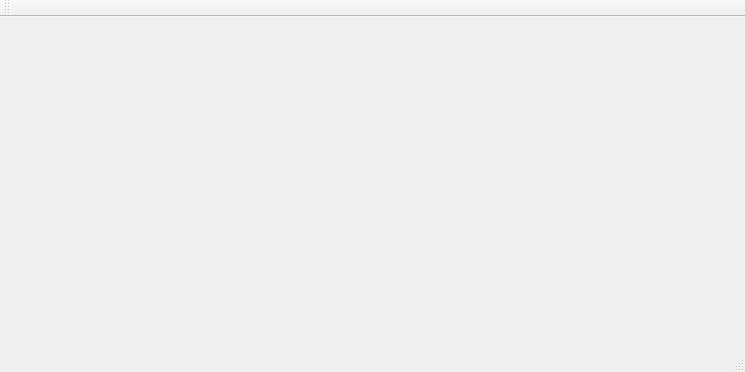
<?xml version="1.0" encoding="UTF-8"?>
<ui version="4.0">
 <class>MainWindow</class>
 <widget class="QMainWindow" name="MainWindow">
  <property name="geometry">
   <rect>
    <x>0</x>
    <y>0</y>
    <width>745</width>
    <height>372</height>
   </rect>
  </property>
  <property name="windowTitle">
   <string>MainWindow</string>
  </property>
  <widget class="QWidget" name="centralWidget"/>
  <widget class="QMenuBar" name="menuBar">
   <property name="geometry">
    <rect>
     <x>0</x>
     <y>0</y>
     <width>745</width>
     <height>23</height>
    </rect>
   </property>
  </widget>
  <widget class="QToolBar" name="mainToolBar">
   <attribute name="toolBarArea">
    <enum>TopToolBarArea</enum>
   </attribute>
   <attribute name="toolBarBreak">
    <bool>false</bool>
   </attribute>
  </widget>
  <widget class="QStatusBar" name="statusBar"/>
 </widget>
 <layoutdefault spacing="6" margin="11"/>
 <resources/>
 <connections/>
</ui>
